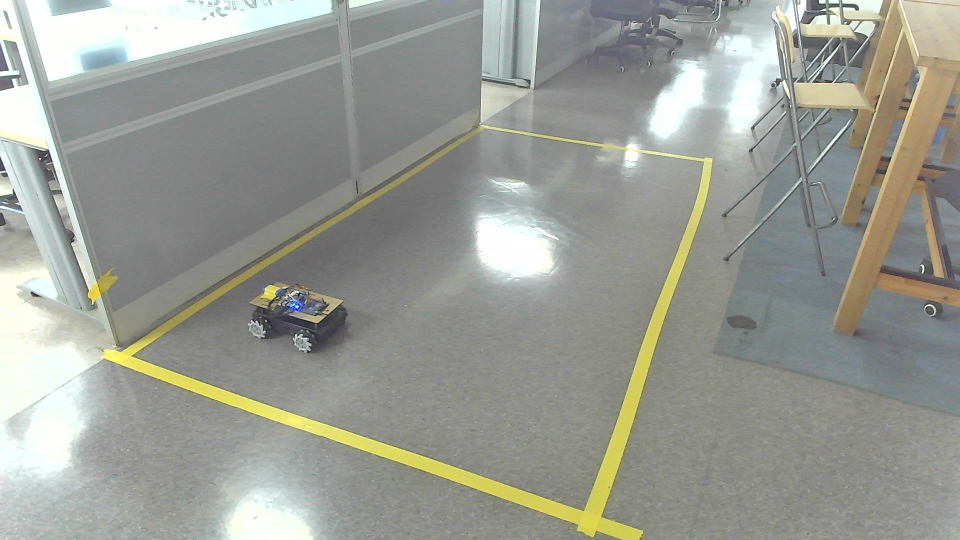
#> input picture data/image/area.jpg, 1920 x 1080 px (shown at 1/2 size)
$ python fitting.py
#> lines starting #> are read from the running program, lines starting #| are printed output that depends on the picture
import cv2
import numpy as np
from numpy.linalg import lstsq
import csv


def get_pixel(event, x, y, flags, param):
    if event == cv2.EVENT_LBUTTONDOWN:
        param.append([x, y])


# [46 lines left out: functions fitting, draw_line, not called in this run]


def main(filename: str, kb_path: str):
#> called with filename = '../data/image/area.jpg', kb_path = '../data/kb.opencv_csv'
    img = cv2.imread(filename)
#> img is the input picture: shape (1080, 1920, 3); mean B, G, R 148.2, 156, 153.9
    gray = cv2.cvtColor(img, cv2.COLOR_BGR2GRAY).copy()
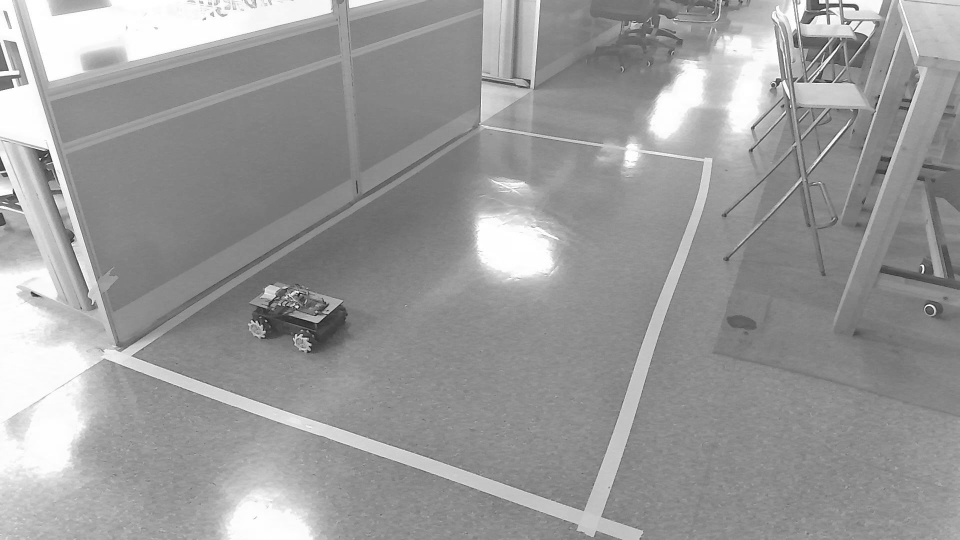
#> gray: shape (1080, 1920) (shown at 1/2 size); min 1, max 255, mean 154.5
    h, w, _ = img.shape
#> h = 1080; w = 1920

    l = []
    s = 1

    while 1:
        cv2.namedWindow('ScribeWindow', 0)
        cv2.resizeWindow('ScribeWindow', int(w / s), int(h / s))
        cv2.setMouseCallback('ScribeWindow', get_pixel, l)
        cv2.imshow('ScribeWindow', img)
        if len(l) == 4:
            break
        if cv2.waitKey(1) & 0xFF == 27:
#> (key Esc is pressed here)
            break
    cv2.destroyAllWindows()

    l = np.array(l)
    mask = np.zeros((h, w))
#> (the run stopped early here; a loop or call above may not have finished)
